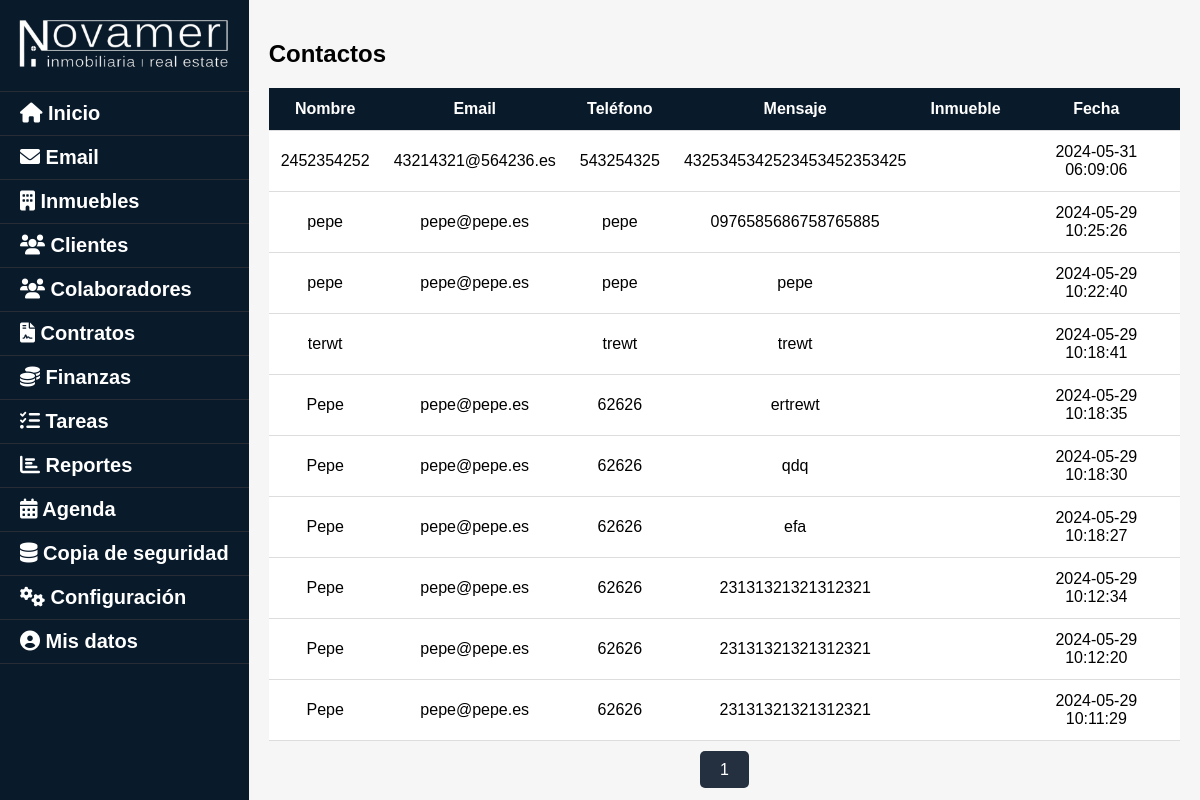
The app's page /crm/src/clientes/mis_contactos.php (signed in) with its own data.
### tables this page shows
CREATE TABLE `contactos` (
  `contacto_id` int(11) NOT NULL,
  `contacto_nombre` varchar(100) NOT NULL,
  `contacto_email` varchar(100) DEFAULT NULL,
  `contacto_tlf` varchar(20) NOT NULL,
  `contacto_mensaje` text DEFAULT NULL,
  `contacto_inmueble_id` int(11) DEFAULT NULL,
  `contacto_fecha` timestamp NOT NULL DEFAULT current_timestamp()
);

### crm/src/clientes/mis_contactos.php (the view, shortened to what this page needs)
<!DOCTYPE html>
<html lang="es">
<head>
</head>
<body>
    <?php include '../../templates/sidebar.php'; ?>
    <div id="contenido" class="container">
        <h2>Contactos</h2>
        <table>
            <thead>
                <tr>
                    <th>Nombre</th>
                    <th>Email</th>
                    <th>Teléfono</th>
                    <th>Mensaje</th>
                    <th>Inmueble</th>
                    <th>Fecha</th>
                </tr>
            </thead>
            <tbody>
                <?php
                include_once '../../includes/conexion.php';
                $por_pagina = 10;
                $pagina_actual = isset($_GET['pagina']) ? (int)$_GET['pagina'] : 1;
                $offset = ($pagina_actual - 1) * $por_pagina;
                $consulta = "SELECT * FROM contactos ORDER BY contacto_fecha DESC LIMIT $por_pagina OFFSET $offset";
                $resultado = mysqli_query($conexion, $consulta);
                while ($fila = mysqli_fetch_assoc($resultado)) {
                    echo "<tr>";
                    echo "<td>" . htmlspecialchars($fila['contacto_nombre']) . "</td>";
                    echo "<td>" . htmlspecialchars($fila['contacto_email']) . "</td>";
                    echo "<td>" . htmlspecialchars($fila['contacto_tlf']) . "</td>";
                    echo "<td>" . htmlspecialchars($fila['contacto_mensaje']) . "</td>";
                    echo "<td>" . ($fila['contacto_inmueble_id'] ? "Interesado en inmueble: " . htmlspecialchars($fila['contacto_inmueble_id']) : "") . "</td>";
                    echo "<td>" . htmlspecialchars($fila['contacto_fecha']) . "</td>";
                    echo "</tr>";
                }
                ?>
            </tbody>
        </table>
        <div class="paginacion">
            <?php
            $consulta_total = "SELECT COUNT(*) AS total FROM contactos";
            $resultado_total = mysqli_query($conexion, $consulta_total);
            $fila_total = mysqli_fetch_assoc($resultado_total);
            $total_contactos = $fila_total['total'];
            $total_paginas = ceil($total_contactos / $por_pagina);
            for ($i = 1; $i <= $total_paginas; $i++) {
                echo "<a href='mis_contactos.php?pagina=$i' class='btn'>" . $i . "</a> ";
            }
            ?>
        </div>
    </div>
</body>
</html>

### crm/src/clientes/mis_contactos.php (style rules this page uses)
.container { width: calc(100% - 80px); padding: 20px; }
table { width: 100%; margin-top: 20px; border-collapse: collapse; }
th, td { text-align: left; padding: 12px; border-bottom: 1px solid #ddd; text-align: center; }
th { background-color: #091a2b; color: white; }
td { background-color: #ffffff; }
.btn, button { position: relative; padding: 10px 20px; background-color: #243040; color: white; border: none; border-radius: 5px; cursor: pointer; transition: background-color 0.3s, transform 0.2s; }
.paginacion { text-align: center; margin-top: 20px; }
.paginacion a { margin: 0 5px; text-decoration: none; color: #fff; }

### crm/templates/sidebar.php (style rules this page uses)
body { display: flex; min-height: 100vh; width: 100%; margin: 0; background-color: #f6f6f6; font-family: Arial, sans-serif; }

### records on screen
contactos: contacto_nombre "2452354252", contacto_email "43214321@564236.es", contacto_tlf "543254325", contacto_mensaje "4325345342523453452353425", contacto_fecha "2024-05-31 06:09:06"
contactos: contacto_nombre "pepe", contacto_email "pepe@pepe.es", contacto_tlf "pepe", contacto_mensaje "0976585686758765885", contacto_fecha "2024-05-29 10:25:26"
contactos: contacto_nombre "pepe", contacto_email "pepe@pepe.es", contacto_tlf "pepe", contacto_mensaje "pepe", contacto_fecha "2024-05-29 10:22:40"
contactos: contacto_nombre "terwt", contacto_tlf "trewt", contacto_mensaje "trewt", contacto_fecha "2024-05-29 10:18:41"
contactos: contacto_nombre "Pepe", contacto_email "pepe@pepe.es", contacto_tlf "62626", contacto_mensaje "ertrewt", contacto_fecha "2024-05-29 10:18:35"
contactos: contacto_nombre "Pepe", contacto_email "pepe@pepe.es", contacto_tlf "62626", contacto_mensaje "qdq", contacto_fecha "2024-05-29 10:18:30"
contactos: contacto_nombre "Pepe", contacto_email "pepe@pepe.es", contacto_tlf "62626", contacto_mensaje "efa", contacto_fecha "2024-05-29 10:18:27"
contactos: contacto_nombre "Pepe", contacto_email "pepe@pepe.es", contacto_tlf "62626", contacto_mensaje "23131321321312321", contacto_fecha "2024-05-29 10:12:34"
contactos: contacto_nombre "Pepe", contacto_email "pepe@pepe.es", contacto_tlf "62626", contacto_mensaje "23131321321312321", contacto_fecha "2024-05-29 10:12:20"
contactos: contacto_nombre "Pepe", contacto_email "pepe@pepe.es", contacto_tlf "62626", contacto_mensaje "23131321321312321", contacto_fecha "2024-05-29 10:11:29"
